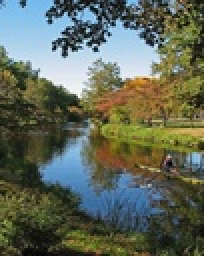
%> input picture Asgnt 2/Test Image/Boat_lake.jpg, 102 x 128 px, shrunk from 400 x 500 before the run (shown 2 times larger)
$ octave SeamCarving.m   (GNU Octave 9; MATLAB toolbox functions it lacks are replaced by stand-ins)
%> lines starting %> are read from the running program, lines starting %| are printed output that depends on the picture
### Asgnt 2/findVerticalSeam.m
function [ seam, energy ] = findVerticalSeam( energy_img,num,numSeam )

[m,n] = size(energy_img);
for row = 2:m
    for col = 1:n
        left = max(col - 1, 1);
        right = min(col+1, n);
        elem = min( energy_img(row - 1, left:right) );
        energy_img(row, col) = energy_img(row, col) + elem;
    end
end
[energy, Index] = sort(energy_img(m,:));
seam = ones(m,numSeam);
js = Index(num:num+numSeam-1);
energy = energy(num:num+numSeam-1);
tp = size(js,2);
for p=1:tp
    j = js(p);
    for row = m-1:-1:1
        seam(row + 1,p) = j;
        left = max(j-1, 1);
        right = min(j+1,n);
        [~, Index] = min( energy_img(row, left:right) );
        j = left + Index(1) - 1;
    end
    seam(1,p) = j;
end
end

### Asgnt 2/removeSeam.m
function [a,ag,al] = removeSeam(a,ag,al,seam,type)
% seam size = (m,1) or (1,n)
[m,n,~] = size(a);
o = 1:3;
if strcmp(type,'V')
    for i = 1:m
        for j=seam(i):n-1
            a(i,j,o) = a(i,j+1,o);
            ag(i,j) = ag(i,j+1);
            al(i,j) = al(i,j+1);
        end
    end

    a(:,n,:) = [];
    ag(:,n) = [];
    al(:,n) = [];
else
    for j = 1:n
        for i=seam(j):m-1
            a(i,j,o) = a(i+1,j,o);
            ag(i,j) = ag(i+1,j);
            al(i,j) = al(i+1,j);
        end
    end

    a(m,:,:) = [];
    ag(m,:) = [];
    al(m,:) = [];

end
end

### Asgnt 2/findHorizontalSeam.m
function [ seam, energy ] = findHorizontalSeam( energy_img,num,numSeam)

[m,n] = size(energy_img);
for col = 2:n
    for row = 1:m
        top = max(row - 1, 1);
        bottom = min(row+1, m);
        elem = min( energy_img(top:bottom,col-1) );
        energy_img(row, col) = energy_img(row, col) + elem;
    end
end
[energy, Index] = sort(energy_img(:,n));
seam = ones(n,numSeam);
energy = energy(num:num+numSeam-1);
is = Index(num:num+numSeam-1);
tp = size(is);
for p=1:tp
    i = is(p);
    for col = n-1:-1:1
        seam(col + 1,p) = i;
        top = max(i-1, 1);
        bottom = min(i+1,m);
        [~, Index] = min( energy_img(top:bottom,col) );
        i = top + Index(1) - 1;
    end
    seam(1,p) = i;
end
end

### Asgnt 2/extendSeam.m
function [a,al,ag] = extendSeam(a,al,ag,seam,type)
[m,n,~] = size(a);
o = 1:3;
if strcmp(type,'V')
    a(:,n+1,:) = 0;
    al(:,n+1) = 0;
    ag(:,n+1) = 0;
    for i = 1:m
        for j=n+1:-1:seam(i)+1
            a(i,j,o) = a(i,j-1,o);
            ag(i,j) = ag(i,j-1);
            al(i,j) = al(i,j-1);
        end
    end
else
    a(m+1,:,:) = 0;
    al(m+1,:) = 0;
    ag(m+1,:) = 0;
    for j = 1:n
        for i=m+1:-1:seam(j)+1
            a(i,j,o) = a(i-1,j,o);
            ag(i,j) = ag(i-1,j);
            al(i,j) = al(i-1,j);
        end
    end
end
end

### Asgnt 2/markSeam.m
function [ image ] = markSeam( image, seam, type )
    if strcmp(type, 'H')
        %Horizontal seam
        for i = 1:size(seam,1)
            image(seam(i,:), i, 1) = 255;
            image(seam(i,:), i, 2) = 0;
            image(seam(i,:), i, 3) = 0;
        end
    else
        %Vertical seam
        for i = 1:size(seam,1)
            image(i, seam(i,:), 1) = 255;
            image(i, seam(i,:), 2) = 0;
            image(i, seam(i,:), 3) = 0;
        end
    end
end

### Asgnt 2/SeamCarving.m
% function [] = SeamCarving(m,n)
imageName = 'Boat_lake';
a = imread(['Test Image\',imageName,'.jpg']);
%> a is the input picture: size 128x102x3 uint8; mean R, G, B 96.7, 104.7, 89.9
ag = rgb2gray(a);
% filter = fspecial('laplacian');
% al = imfilter(ag,filter);
[al,~] = imgradient(ag);
al = (al-min(min(al)))/(max(max(al))-min(min(al)));
[m,n,~] = size(a);
%> m = 128; n = 102
m = m+50;
%> m = 178
n = n-40;
%> n = 62
imwrite(al,['Output Images\',imageName,'_energy.jpg']);
while(size(a,2)>n)
    [seam,~] = findVerticalSeam(al,1,1);
    b = markSeam(a,seam,'V');
    imwrite(b,['Temp\',imageName,num2str(size(a,2)),'x',num2str(size(a,1)),'.jpg']);
    [a,ag,al] = removeSeam(a,ag,al,seam,'V');
end
%> this loop made 40 passes
%> (js in findVerticalSeam, energy in findVerticalSeam) on passes 1 to 12: (21, 6.46), (20, 7.01), (75, 7.11), (17, 7.36), (18, 7.5), (85, 7.72), (17, 7.75), (14, 7.98), (50, 8.18), (70, 8.27), (26, 8.37), (14, 8.44)
%> pass 1, `[a,ag,al] = removeSeam(a,ag,al,seam,'V');`:
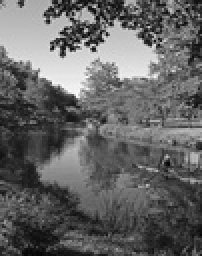
%> ag: size 128x101 uint8 (shown 2 times larger); min 4, max 253, mean 100.7
%> pass 1, `[a,ag,al] = removeSeam(a,ag,al,seam,'V');`:
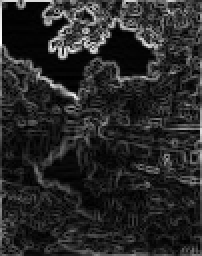
%> al: size 128x101 double (shown 2 times larger); min 0, max 1, mean 0.159
%> after the loop:
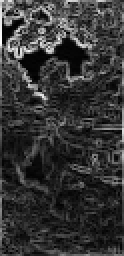
%> al: size 128x62 double (shown 2 times larger); min 0.00177, max 1, mean 0.209
while(size(a,1)>m)
    [seam,~] = findHorizontalSeam(al,1,1);
    b = markSeam(a,seam,'H');
    imwrite(b,['Temp\',imageName,num2str(size(a,2)),'x',num2str(size(a,1)),'.jpg']);
    [a,ag,al] = removeSeam(a,ag,al,seam,'H');
end
while size(a,1)<m
    [p,~] = size(al);
    p = randi(p,1,2);
    pp = max(p);
    tt = min(p);

    [seam,~] = findHorizontalSeam(al(tt:pp,:),1,1);
    seam = seam + tt;
    b = markSeam(a,seam,'H');
    imwrite(b,['Temp\',imageName,num2str(size(a,2)),'x',num2str(size(a,1)),'.jpg']);
    [a,ag,al] = extendSeam(a,al,ag,seam,'H');
end
%> this loop made 50 passes
%> (energy in findHorizontalSeam, is in findHorizontalSeam) on passes 2, 3, 5, 6, 7, 8, 9, 10, 11, 12, 13, 14: (255, 1), (4.02, 46), (5.52, 9), (255, 1), (4.71, 14), (255, 1), (5.15, 29), (255, 1), (4.02, 39), (255, 1), (5.05, 22), (255, 1)
%> (energy in findHorizontalSeam, is in findHorizontalSeam) on passes 27, 28, 30: (5.16, 6), (255, 1), (255, 1)
%> pass 1, `[a,ag,al] = extendSeam(a,al,ag,seam,'H');`:
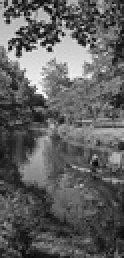
%> al: size 129x62 uint8 (shown 2 times larger); min 4, max 253, mean 96.2
%> after the loop:
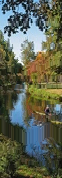
%> a: size 178x62x3 uint8; mean R, G, B 92.8, 99.1, 82.4
%> after the loop:
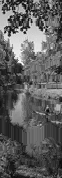
%> ag: size 178x62 uint8; min 4, max 253, mean 95.3
%> after the loop:
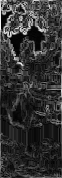
%> al: size 178x62 double; min 0.00177, max 1, mean 0.2
while size(a,2)<n
    [~,p] = size(al);
    p = randi(p,1,2);
    pp = max(p);
    tt = min(p);

    [seam,~] = findVerticalSeam(al(:,tt:pp),1,1);
    seam = seam + tt;
    b = markSeam(a,seam,'V');
    imwrite(b,['Temp\',imageName,num2str(size(a,2)),'x',num2str(size(a,1)),'.jpg']);
    [a,ag,al] = extendSeam(a,al,ag,seam,'V');
end
imwrite(a,['Output Images\',imageName,num2str(size(a,1))...
    ,'x',num2str(size(a,2)),'.jpg']);
% end
